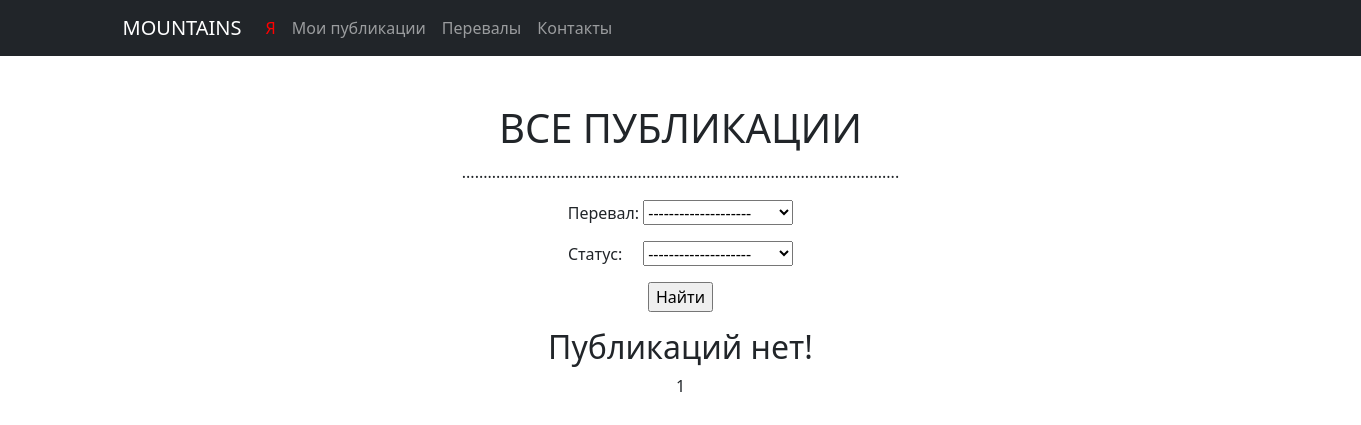
/mountains/, run on an earlier commit of the app's database.
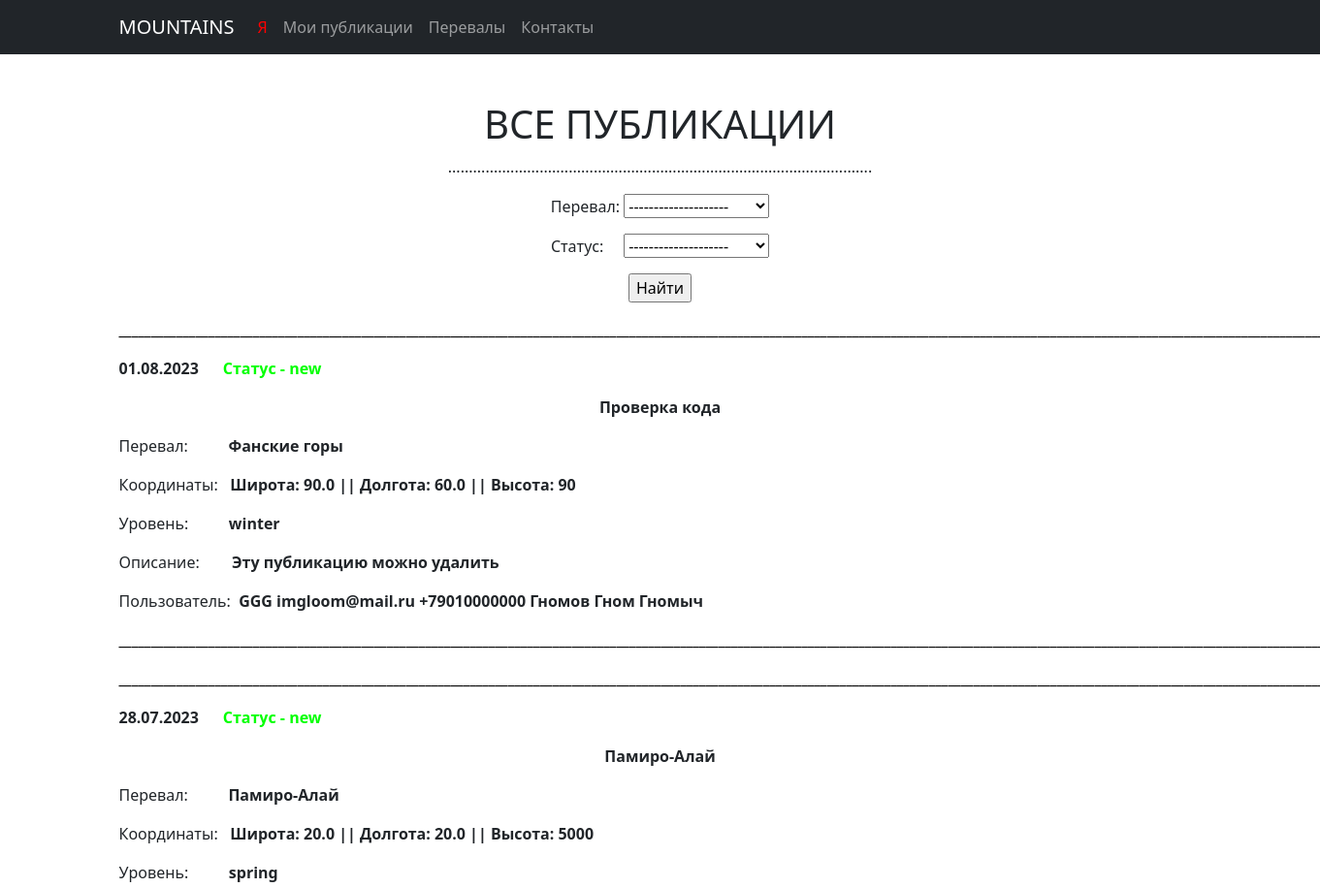
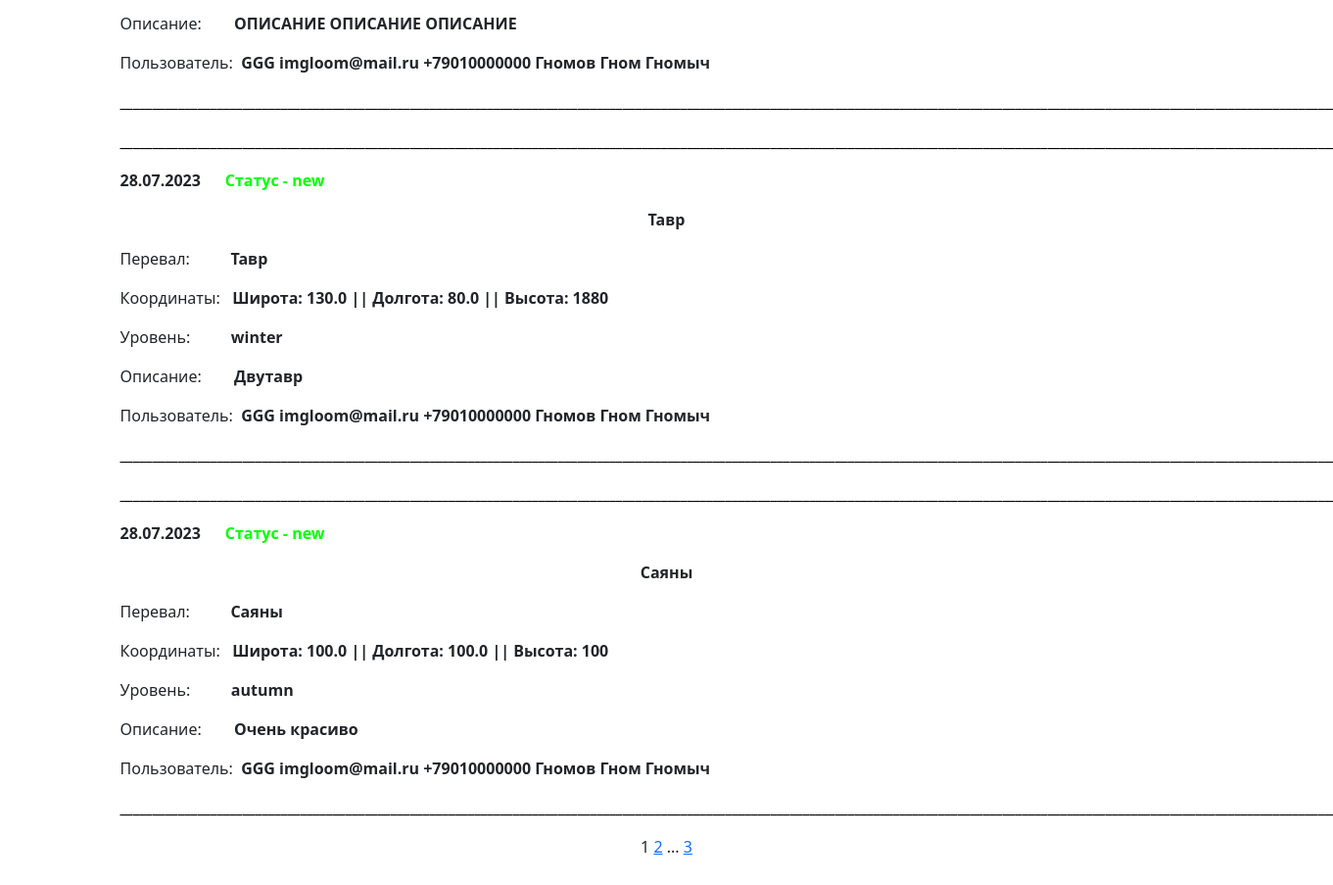
And on a later commit of the database (2 pictures, top to bottom).
### Point/models.py (models this page shows, shortened)
class Point(models.Model):
    pereval = models.ManyToManyField('Pereval', through = 'PointPereval', related_name='point')     # Связь с перевалами
    title = models.CharField(max_length=50)                                                         # Поле для заголовка
    description = models.TextField()                                                                 # Поле для описания
    coords = models.OneToOneField(Coords, on_delete=models.CASCADE)                # Поле с географическими координатами
    level = models.ManyToManyField('Level', through = 'PointLevel', related_name='point')   # Связь с уровнями сложности
    photo = models.ImageField(upload_to='photos/', null=True, blank=True)           # Определяем поле для вложений(фото)
    user = models.ForeignKey('Users', on_delete=models.CASCADE)                 # Связь «один ко многим» с моделью Users
    add_time = models.DateTimeField(auto_now_add=True)                                                # Время публикации
    status = models.ManyToManyField('Status', through = 'PointStatus', related_name='point')        # Связь со статусами

class Status(models.Model):
    NEW = 'new'
    PEN = 'pending'
    ACC = 'accepted'
    REJ = 'rejected'
    POSITION = [
        (NEW, 'new'),
        (PEN, 'pending'),
        (ACC, 'accepted'),
        (REJ, 'rejected'),
    ]
    name_status = models.CharField(max_length=20, choices = POSITION, default = NEW, unique=False)
    def __str__(self):
        return self.name_status

class Pereval(models.Model):
    PE = 'Планета Земля'
    PA = 'Памиро-Алай'
    A = 'Алтай'
    NSR = 'Северо-Чуйский хребет'
    SCR = 'Южно-Чуйский хребет'
    KR = 'Катунский хребет'
    FM = 'Фанские горы'
    HR = 'Гиссарский хребет (участок западнее перевала Анзоб)'
    MMK = 'Матчинский горный узел'
    TH = 'Горный узел Такали, Туркестанский хребет'
    HA = 'Высокий Алай'
    EA = 'Кичик-Алай и Восточный Алай'
    ALA = 'Аладаглар'
    T = 'Тавр'
    S = 'Саяны'
    RL = 'Хребет Листвяга'
    IR = 'Ивановский хребет'
    MMT = 'Массив Мунгун-Тайга'
    RTS = 'Хребет Цаган-Шибэту'
    RCH = 'Хребет Чихачева (Сайлюгем)'
    SHR = 'Шапшальский хребет'
    RSA = 'Хребет Южный Алтай'
    RMA = 'Хребет Монгольский Алтай'
    WS = 'Западный Саян'
    ES = 'Восточный Саян'
    KA = 'Кузнецкий Алатау'
    KUR = 'Курайский хребет'
    POSITIONS = [
        (PE, 'Планета Земля'),
        (PA, 'Памиро-Алай'),
        (A, 'Алтай'),
        (NSR, 'Северо-Чуйский хребет'),
        (SCR, 'Южно-Чуйский хребет'),
        (KR, 'Катунский хребет'),
        (FM, 'Фанские горы'),
        (HR, 'Гиссарский хребет (участок западнее перевала Анзоб)'),
        (MMK, 'Матчинский горный узел'),
        (TH, 'Горный узел Такали, Туркестанский хребет'),
        (HA, 'Высокий Алай'),
        (EA, 'Кичик-Алай и Восточный Алай'),
        (ALA, 'Аладаглар'),
        (T, 'Тавр'),
        (S, 'Саяны'),
        (RL, 'Хребет Листвяга'),
        (IR, 'Ивановский хребет'),
        (MMT, 'Массив Мунгун-Тайга'),
        (RTS, 'Хребет Цаган-Шибэту'),
        (RCH, 'Хребет Чихачева (Сайлюгем)'),
        (SHR, 'Шапшальский хребет'),
        (RSA, 'Хребет Южный Алтай'),
        (RMA, 'Хребет Монгольский Алтай'),
        (WS, 'Западный Саян'),
        (ES, 'Восточный Саян'),
        (KA, 'Кузнецкий Алатау'),
        (KUR, 'Курайский хребет'),
    ]
    name_pereval = models.CharField(max_length=60, choices = POSITIONS, default = PE, unique = True)
    def __str__(self):
        return self.name_pereval

class Coords(models.Model):
    latitude = models.FloatField()                  # Широта
    longitude = models.FloatField()                 # Долгота
    height = models.IntegerField(default = 0)       # Высота
    def __str__(self):
        return f'Широта: {self.latitude} || Долгота: {self.longitude} || Высота: {self.height}'

class Level(models.Model):
    winter = 'winter'
    summer = 'summer'
    autumn = 'autumn'
    spring = 'spring'
    SEASON = [
        (winter, 'winter'),
        (summer, 'summer'),
        (autumn, 'autumn'),
        (spring, 'spring'),
    ]
    name_level = models.CharField(max_length=20, choices = SEASON, default = winter, unique=False)
    def __str__(self):
        return self.name_level

class Users(models.Model):
    objects = None
    user = models.OneToOneField(User, on_delete=models.CASCADE)        # Связь «один к одному» с встроенной моделью User
    email = models.EmailField(max_length=254)                          # Поле для email пользователя
    phone = models.CharField(max_length=20)                            # Поле для номера телефона пользователя
    surname = models.CharField(max_length=50)                          # Поле для фамилии пользователя
    name = models.CharField(max_length=50)                             # Поле для имени пользователя
    otchestvo = models.CharField(max_length=50, blank=True)            # Поле для отчества пользователя (необязательное,
    def __str__(self):
        return f'{self.user} {self.email} {self.phone} {self.surname} {self.name} {self.otchestvo}'

### Point/views.py (the view)
# urls.py: path('', PointsList.as_view(), name='points'),						# name='_____' - название пути
class PointsList(ListView):              # Для отображения всех точек на всех перевалах
    model = Point                        # Указываем модель, объекты которой мы будем выводить
    template_name = 'points_list.html'   # Указываем имя шаблона, в котором будут все инструкции о том, как именно пользователю должны быть показаны наши объекты
    context_object_name = 'points'       # Имя списка, в котором будут лежать все объекты. Его надо указать, чтобы обратиться к списку объектов в html-шаблоне.
    paginate_by = 4                      # ПАГИНАЦИЯ. Количество записей на web-странице + нужно внести изменения в шаблоне HTML
    def get_queryset(self):
        queryset = super().get_queryset()
        self.filterset = PointFilter(self.request.GET, queryset)
        return self.filterset.qs.order_by('-add_time')
    def get_context_data(self, **kwargs):
        context = super().get_context_data(**kwargs)
        context['filterset'] = self.filterset
        return context

### templates/points_list.html (shortened to what this page needs)
{% extends 'flatpages/default.html' %}
{% block title %}
<h1>ВСЕ ПУБЛИКАЦИИ</h1>
<p>......................................................................................................</p>
{% endblock title %}
{% block content %}
    <form action="" method="get">
        <p style="text-align: center;">Перевал: {{ filterset.form.pereval }}</p>
        <p style="text-align: center;">Статус:&nbsp; &nbsp; &nbsp;{{ filterset.form.status }}</p>
        <p style="text-align: center;"><input type="submit" value="Найти" /></p>
    </form>
    {% if points %}
        {% for point in points %}
<p style="text-align: left;"><strong><span style="color: #000000;">_______________________________________________________________________________________________________________________________________________________________________________________________________</span></strong></p>
<p style="text-align: left;"><strong>{{ point.add_time|date:'d.m.Y' }}&nbsp; &nbsp; &nbsp; <span style="color: #00ff00;">Статус -</span> <span style="color: #00ff00;"> {% for status in point.status.all %}{{ status }}{% endfor %}</span> </strong></p>
<p style="text-align: center;"><strong>{{ point.title }}</strong></p>
<p style="text-align: left;">Перевал:&nbsp; &nbsp; &nbsp; &nbsp; &nbsp; <strong>{% for pereval in point.pereval.all %}{{ pereval }}{% endfor %}</strong></p>
<p style="text-align: left;">Координаты:&nbsp; &nbsp;<strong>{{ point.coords }}</strong></p>
<p style="text-align: left;">Уровень:&nbsp; &nbsp; &nbsp; &nbsp; &nbsp; <strong>{% for level in point.level.all %}{{ level }}{% endfor %}</strong></p>
<p style="text-align: left;">Описание:&nbsp; &nbsp; &nbsp; &nbsp; <strong>{{ point.description }}</strong></p>
<p style="text-align: left;">Пользователь:&nbsp; <strong>{{ point.user }}</strong></p>
<p style="text-align: left;"><strong><span style="color: #000000;">______________________________________________________________________________________________________________________________________________________________________________________________________</span></strong></p>
        {% endfor %}
            {% else %}
                <h2>Публикаций нет!</h2>
    {% endif %}
    {{ page_obj.number }}
    {% if page_obj.has_next %}
        <a href="?page={{ page_obj.next_page_number }}">{{ page_obj.next_page_number }}</a>
        {% if paginator.num_pages != page_obj.next_page_number %}
           ...
           <a href="?page={{ page_obj.paginator.num_pages }}">{{ page_obj.paginator.num_pages }}</a>
        {% endif %}
    {% endif %}
<p>&nbsp;</p>
{% endblock content %}

What changed in the data, as far as the page shows it:
added Point: add_time "01.08.2023", title "Проверка кода", coords "Широта: 90.0 || Долгота: 60.0 || Высота: 90", description "Эту публикацию можно удалить", user "GGG imgloom@mail.ru +79010000000 Гномов Гном Гномыч"
added Status: name_status "new"
now on this page (row unchanged): Pereval: name_pereval "Фанские горы", shown under "01.08.2023"
now on this page (row unchanged): Level: name_level "winter"
added Point: add_time "28.07.2023", title "Памиро-Алай", coords "Широта: 20.0 || Долгота: 20.0 || Высота: 5000", description "ОПИСАНИЕ ОПИСАНИЕ ОПИСАНИЕ", user "GGG imgloom@mail.ru +79010000000 Гномов Гном Гномыч"
now on this page (row unchanged): Pereval: name_pereval "Памиро-Алай", shown under "28.07.2023"
now on this page (row unchanged): Level: name_level "spring", shown under "28.07.2023"
added Point: add_time "28.07.2023", title "Тавр", coords "Широта: 130.0 || Долгота: 80.0 || Высота: 1880", description "Двутавр", user "GGG imgloom@mail.ru +79010000000 Гномов Гном Гномыч"
now on this page (row unchanged): Pereval: name_pereval "Тавр", shown under "28.07.2023"
added Point: add_time "28.07.2023", title "Саяны", coords "Широта: 100.0 || Долгота: 100.0 || Высота: 100", description "Очень красиво", user "GGG imgloom@mail.ru +79010000000 Гномов Гном Гномыч"
now on this page (row unchanged): Pereval: name_pereval "Саяны", shown under "28.07.2023"
now on this page (row unchanged): Level: name_level "autumn", shown under "28.07.2023"
Also different on the page:
{{ page_obj.next_page_number }}: (not shown) → "2"
{{ page_obj.paginator.num_pages }}: (not shown) → "3"
text no longer shown: "Публикаций нет!"
